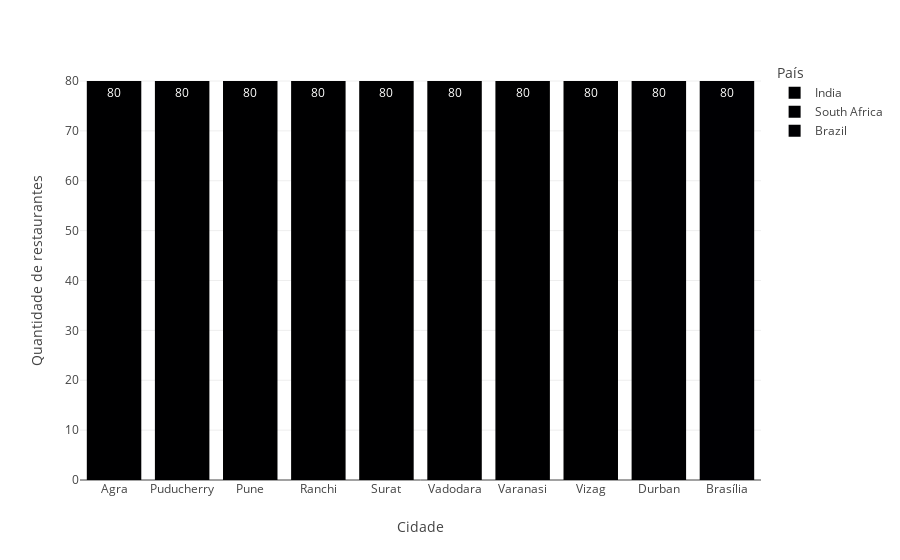

The notebook cell saved with this chart:
### Code cell
# Top 10 cidades com mais restaurantes na base de dados

#definindo colunas
colunas = ['Restaurant ID', 'City', 'Country Code']
#agrupando
df_aux = df1.loc[:, colunas].groupby(['Country Code', 'City']).nunique().reset_index()
#aplicando funções
df_aux['País'] = df_aux['Country Code'].apply(country_name)
#excluindo colunas
df_aux = df_aux.drop(['Country Code'], axis = 1)
#ordenando
df_aux = df_aux.sort_values('Restaurant ID', ascending = False).reset_index(drop=True)
#filtrando um top
df_aux = df_aux.loc[df_aux.index < 10, :].reset_index(drop=True)

#renomeando
df_aux = df_aux.rename(columns= {'City' : 'Cidade', 'Restaurant ID' : 'Quantidade de restaurantes'})

#plotando
px.bar(df_aux, x='Cidade', y='Quantidade de restaurantes', color='País', text_auto='Quantidade de restaurantes')
#df_aux

### Figure 1 — Plotly figure (JSON) as saved in the notebook; plotly's stock layout.template omitted (floating-point values rounded to 4 significant figures)
{"data": [{"alignmentgroup": "True", "hovertemplate": "País=India<br>Cidade=%{x}<br>Quantidade de restaurantes=%{y}<extra></extra>", "legendgroup": "India", "marker": {"color": "#000001", "pattern": {"shape": ""}}, "name": "India", "offsetgroup": "India", "orientation": "v", "showlegend": true, "textposition": "auto", "texttemplate": "%{y:Quantidade de restaurantes}", "type": "bar", "x": ["Agra", "Puducherry", "Pune", "Ranchi", "Surat", "Vadodara", "Varanasi", "Vizag"], "xaxis": "x", "y": [80, 80, 80, 80, 80, 80, 80, 80], "yaxis": "y"}, {"alignmentgroup": "True", "hovertemplate": "País=South Africa<br>Cidade=%{x}<br>Quantidade de restaurantes=%{y}<extra></extra>", "legendgroup": "South Africa", "marker": {"color": "#000002", "pattern": {"shape": ""}}, "name": "South Africa", "offsetgroup": "South Africa", "orientation": "v", "showlegend": true, "textposition": "auto", "texttemplate": "%{y:Quantidade de restaurantes}", "type": "bar", "x": ["Durban"], "xaxis": "x", "y": [80], "yaxis": "y"}, {"alignmentgroup": "True", "hovertemplate": "País=Brazil<br>Cidade=%{x}<br>Quantidade de restaurantes=%{y}<extra></extra>", "legendgroup": "Brazil", "marker": {"color": "#000003", "pattern": {"shape": ""}}, "name": "Brazil", "offsetgroup": "Brazil", "orientation": "v", "showlegend": true, "textposition": "auto", "texttemplate": "%{y:Quantidade de restaurantes}", "type": "bar", "x": ["Brasília"], "xaxis": "x", "y": [80], "yaxis": "y"}], "layout": {"autosize": true, "barmode": "relative", "legend": {"title": {"text": "País"}, "tracegroupgap": 0}, "margin": {"t": 60}, "xaxis": {"anchor": "y", "autorange": true, "domain": [0, 1], "range": [-0.5, 9.5], "title": {"text": "Cidade"}, "type": "category"}, "yaxis": {"anchor": "x", "autorange": true, "domain": [0, 1], "range": [0, 84.21], "title": {"text": "Quantidade de restaurantes"}, "type": "linear"}}}
